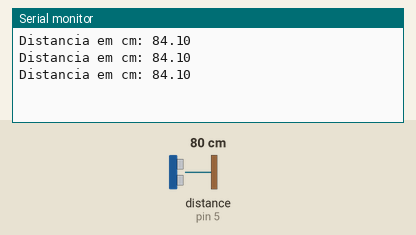
A sketch run on a simulated Arduino Uno, built with avr-gcc and run on an emulated ATmega328P. Shown: the last lines printed to the serial monitor. Wiring (inferred from the names in the program): ultrasonic range finder: trigger pin 4; echo pin 5. The inputs (shaded band) are chosen by the test bench; at power-on: distance to the obstacle (sensor on pin 5) 80 cm. The echo pulse lasts 58.3 µs per cm; the ROS host is connected and sends only what is stated.

Above: at 1.3 s.
1.4 s: distance to the obstacle (sensor on pin 5) set to 2 cm
At 1.9 s:
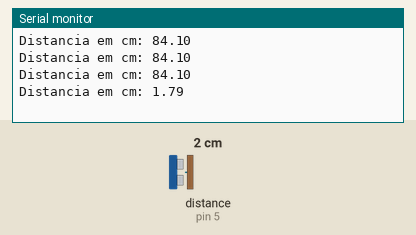
2.9 s: distance to the obstacle (sensor on pin 5) set to 4 cm
At 3.4 s:
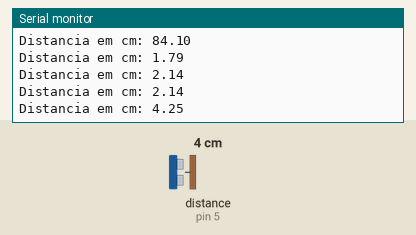
Timing chart, 0 to 5.9 s (numbered marks = the images above; inputs shaded):
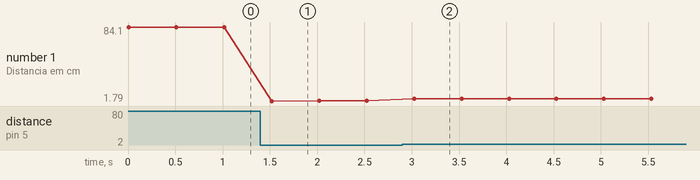

The sketch:

exemplo3.ino
```cpp
#include <Ultrasonic.h>
#include <ros.h>
#include <std_msgs/Float64.h>

#define pino_trigger 4
#define pino_echo 5

Ultrasonic ultrasonic(pino_trigger, pino_echo);

ros::NodeHandle nh;

std_msgs::Float64 distance;

ros::Publisher pub("distance", &distance);

void setup()
{
  Serial.begin(115200);
  nh.initNode();
  nh.advertise(pub);
}

void loop()
{
  float cmMsec;
  long microsec = ultrasonic.timing();
  cmMsec = ultrasonic.convert(microsec, Ultrasonic::CM);
  Serial.print("Distancia em cm: ");
  Serial.println(cmMsec);
  distance.data = cmMsec;
  pub.publish( &distance );
  nh.spinOnce();
  delay(500);
}
```

Ultrasonic.h
```cpp
/*
 * Ultrasonic.h - Library for HC-SR04 Ultrasonic Sensing Module.
 *
 * With ideas from:
 *   Created by ITead studio. Alex, Apr 20, 2010.
 *   iteadstudio.com
 *
 * SVN Keywords
 * ----------------------------------
 * $Author: cnobile $
 * $Date: 2011-12-07 21:49:14 -0500 (Wed, 07 Dec 2011) $
 * $Revision: 38 $
 * ----------------------------------
 *
 * Thank you to Rowan Simms for pointing out the change in header name with
 * Arduino version 1.0 and up.
 *
 */

#ifndef ULTRASONIC_H
#define ULTRASONIC_H

#include <stddef.h>

#if defined(ARDUINO) && ARDUINO >= 100
  #include <Arduino.h>
#else
  #include <WProgram.h>
#endif

// Undefine COMPILE_STD_DEV if you don't want Standard Deviation.
#define COMPILE_STD_DEV


typedef struct bufferCtl
    {
    float *pBegin;
    float *pIndex;
    size_t length;
    bool filled;
    } BufCtl;

class Ultrasonic
    {
    public:
    Ultrasonic(int tp, int ep);
    long timing();
    float convert(long microsec, int metric);
    void setDivisor(float value, int metric);
    static const int IN = 0;
    static const int CM = 1;

#ifdef COMPILE_STD_DEV
    bool sampleCreate(size_t size, ...);
    void sampleClear();
    float unbiasedStdDev(float value, size_t bufNum);
#endif // COMPILE_STD_DEV

    private:
    int _trigPin;
    int _echoPin;
    float _cmDivisor;
    float _inDivisor;

#ifdef COMPILE_STD_DEV
    size_t _numBufs;
    BufCtl *_pBuffers;
    void _sampleUpdate(BufCtl *buf, float msec);
    void _freeBuffers();
#endif // COMPILE_STD_DEV
    };

#endif // ULTRASONIC_H
```

Measured:
- after the input at 1.4 s, the serial monitor: prints a new line after 0.12 s (image 1)
- after the input at 2.9 s, the serial monitor: prints a new line after 0.12 s (image 2)
- plotted number 1: 84.1 → 2.14 after the input at 1.4 s, 2.14 → 4.25 after the input at 2.9 s
